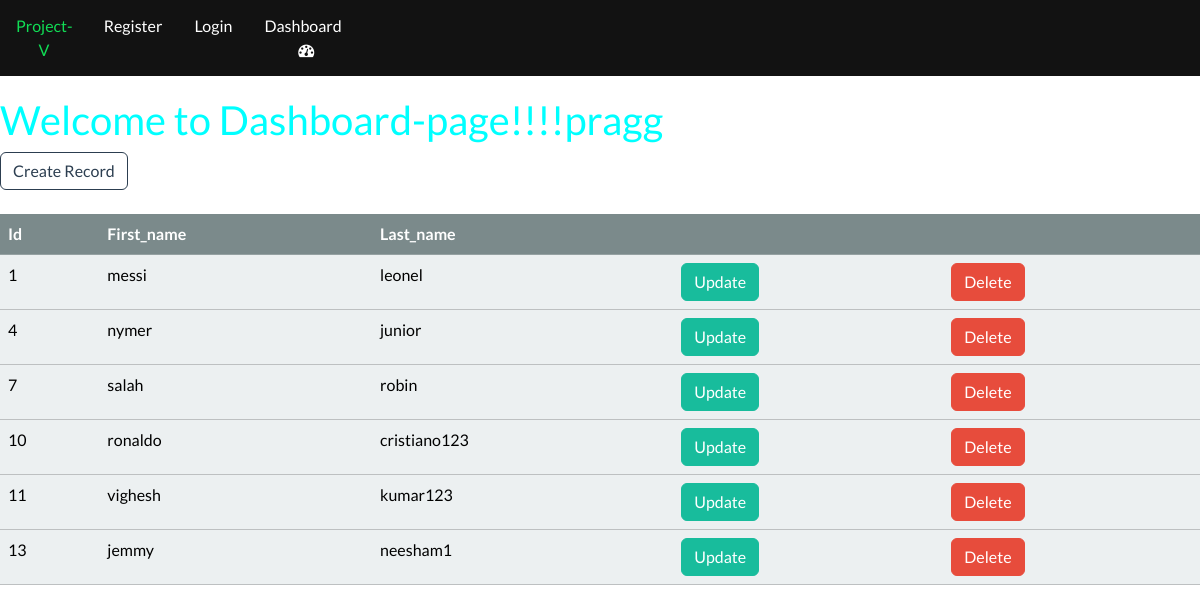
The page /dashboard (signed in) on the database its author committed.
### my_app/models.py (models this page shows, shortened)
class Record(models.Model):
    first_name=models.CharField(max_length=200,blank=True)
    last_name=models.CharField(max_length=140)
    email=models.EmailField()
    created_date=models.DateTimeField(auto_now_add=True)

### my_app/views.py (the view)
# urls.py: path('dashboard',views.dashboard.as_view(),name='dashboard'),
class dashboard(ListView):
    model=models.Record
    template_name='dashboard.html'

### my_app/templates/dashboard.html
{% extends 'base.html' %}
{% block content %}
<h2 style="color:aqua;margin-top:20px">Welcome to Dashboard-page!!!!{{user}}</h1>
    <a href="{% url 'create' %}" class="btn btn-outline-primary">
        Create Record
    </a><br><br>
    <table class="table table-light table-hover">
        <thead class="table-dark">
            <tr>
                <th scope="col">Id</th>
                <th scope="col">First_name</th>
                <th scope="col">Last_name</th>
                <th scope="col"></th>
                <th scope="col"></th>
            </tr>
        </thead>
        <tbody>
            {% for record in record_list  %}
            <tr>
                <td>{{record.id}}</td>
                <td>{{record.first_name}}</td>
                <td>{{record.last_name}}</td>
                <td><a href="{% url 'update' record.id %}"><input type="submit" class="btn btn-success" value="Update"></a></td>
                <td><a href="{% url 'delete' record.id %}"><input type="submit" class="btn btn-danger" value="Delete"></a></td>
            </tr>
         {% endfor %}
        </tbody>
    </table>
{% endblock %}

### rows shown on the page
Record: id "1", first_name "messi", last_name "leonel"
Record: id "4", first_name "nymer", last_name "junior"
Record: id "7", first_name "salah", last_name "robin"
Record: id "10", first_name "ronaldo", last_name "cristiano123"
Record: id "11", first_name "vighesh", last_name "kumar123"
Record: id "13", first_name "jemmy", last_name "neesham1"

### other values the page prints
{{ user }} "pragg"
